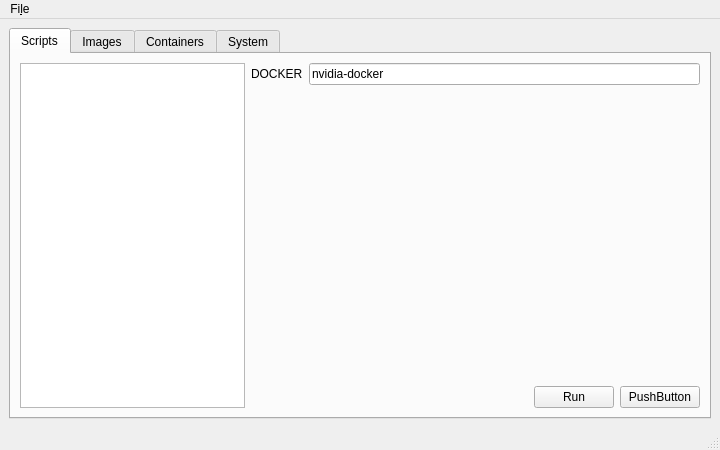
<?xml version="1.0" encoding="UTF-8"?>
<ui version="4.0">
 <class>MainWindow</class>
 <widget class="QMainWindow" name="MainWindow">
  <property name="geometry">
   <rect>
    <x>0</x>
    <y>0</y>
    <width>720</width>
    <height>450</height>
   </rect>
  </property>
  <property name="windowTitle">
   <string>DockerScript</string>
  </property>
  <widget class="QWidget" name="centralwidget">
   <layout class="QVBoxLayout" name="verticalLayout">
    <item>
     <widget class="QTabWidget" name="tabWidget">
      <property name="currentIndex">
       <number>0</number>
      </property>
      <widget class="QWidget" name="tab">
       <property name="sizePolicy">
        <sizepolicy hsizetype="Expanding" vsizetype="Expanding">
         <horstretch>0</horstretch>
         <verstretch>0</verstretch>
        </sizepolicy>
       </property>
       <attribute name="title">
        <string>Scripts</string>
       </attribute>
       <layout class="QVBoxLayout" name="verticalLayout_6">
        <item>
         <layout class="QHBoxLayout" name="horizontalLayout_7" stretch="1,2">
          <item>
           <widget class="QListView" name="listViewShortcuts"/>
          </item>
          <item>
           <layout class="QVBoxLayout" name="verticalLayout_5" stretch="1,0">
            <item>
             <layout class="QFormLayout" name="formScriptDetails_4">
              <item row="0" column="0">
               <widget class="QLabel" name="labelDocker_4">
                <property name="text">
                 <string>DOCKER</string>
                </property>
               </widget>
              </item>
              <item row="0" column="1">
               <widget class="QLineEdit" name="lineEdit_4">
                <property name="text">
                 <string>nvidia-docker</string>
                </property>
               </widget>
              </item>
             </layout>
            </item>
            <item>
             <layout class="QHBoxLayout" name="horizontalLayout_8">
              <item>
               <spacer name="horizontalSpacer">
                <property name="orientation">
                 <enum>Qt::Horizontal</enum>
                </property>
                <property name="sizeHint" stdset="0">
                 <size>
                  <width>40</width>
                  <height>20</height>
                 </size>
                </property>
               </spacer>
              </item>
              <item>
               <widget class="QPushButton" name="pushButton_7">
                <property name="text">
                 <string>Run</string>
                </property>
               </widget>
              </item>
              <item>
               <widget class="QPushButton" name="pushButton_8">
                <property name="text">
                 <string>PushButton</string>
                </property>
               </widget>
              </item>
             </layout>
            </item>
           </layout>
          </item>
         </layout>
        </item>
       </layout>
      </widget>
      <widget class="QWidget" name="tab_2">
       <attribute name="title">
        <string>Images</string>
       </attribute>
      </widget>
      <widget class="QWidget" name="tab_3">
       <attribute name="title">
        <string>Containers</string>
       </attribute>
      </widget>
      <widget class="QWidget" name="tab_4">
       <attribute name="title">
        <string>System</string>
       </attribute>
      </widget>
     </widget>
    </item>
   </layout>
  </widget>
  <widget class="QMenuBar" name="menubar">
   <property name="geometry">
    <rect>
     <x>0</x>
     <y>0</y>
     <width>720</width>
     <height>25</height>
    </rect>
   </property>
   <widget class="QMenu" name="menuFile">
    <property name="title">
     <string>Fi&amp;le</string>
    </property>
    <addaction name="actionAddScript"/>
    <addaction name="separator"/>
    <addaction name="actionQuit"/>
   </widget>
   <addaction name="menuFile"/>
  </widget>
  <widget class="QStatusBar" name="statusbar"/>
  <action name="actionQuit">
   <property name="text">
    <string>&amp;Quit</string>
   </property>
  </action>
  <action name="actionAddScript">
   <property name="text">
    <string>Add script...</string>
   </property>
   <property name="shortcut">
    <string>Ctrl+O</string>
   </property>
  </action>
 </widget>
 <resources/>
 <connections>
  <connection>
   <sender>actionQuit</sender>
   <signal>triggered()</signal>
   <receiver>MainWindow</receiver>
   <slot>close()</slot>
   <hints>
    <hint type="sourcelabel">
     <x>-1</x>
     <y>-1</y>
    </hint>
    <hint type="destinationlabel">
     <x>146</x>
     <y>66</y>
    </hint>
   </hints>
  </connection>
 </connections>
</ui>
